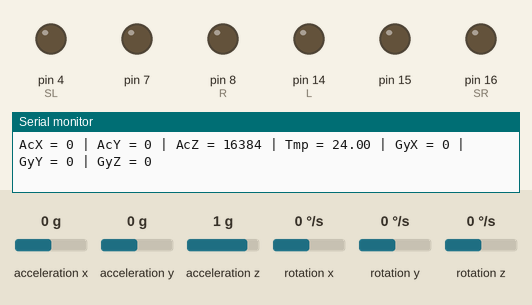
Recording of a sketch running on a simulated Arduino Uno, built with avr-gcc and run on an emulated ATmega328P. Shown: output pins drawn as LEDs (lit = HIGH), the last lines printed to the serial monitor. Wiring (inferred from the names in the program): MPU-6050 motion sensor at I2C address 0x68. Dashed ring = blinking. Inputs (shaded band) come from the test bench; at power-on: acceleration x 0 g, acceleration y 0 g, acceleration z 1 g, rotation x 0 °/s, rotation y 0 °/s, rotation z 0 °/s.

Above: at 1.2 s.
1.3 s: acceleration x set to -0.2 g
2.9 s: acceleration x set to -0.5 g
At 3.54 s:
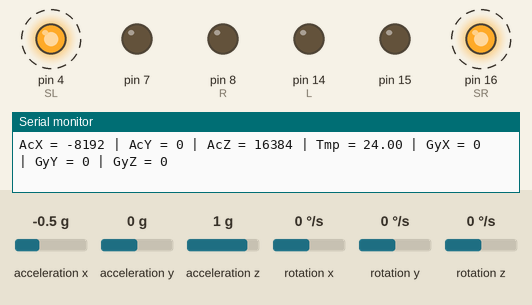
5.9 s: acceleration y set to -0.6 g
8.9 s: acceleration y set to -0.9 g
11.9 s: acceleration y set to 0.8 g
At 14.26 s:
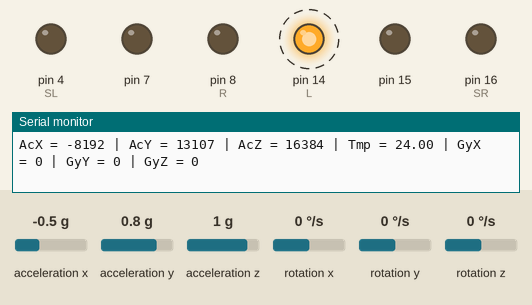
Timing chart, 0 to 15.9 s (numbered marks = the images above; inputs shaded):
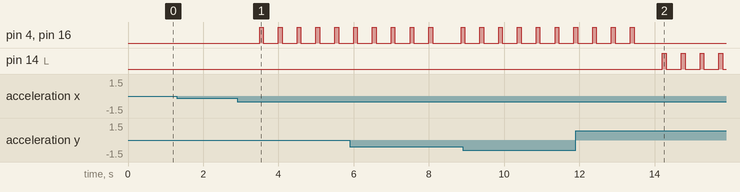

The sketch:

firefly011.ino
```cpp
//********************************************
//-------------------------------------------
//********************************************
// Wearable << Firefly 0.1.1 >> VestSign

// #LaBike <<(+) gadgets 4 Bikes&Bikers (+)>>
// by @GuimaSan 201801 - [CC BY NC]
// @GypsyLab8
// SESCConsolacao Sao Paulo SP BR

// !! ->>> Sensor Model GY521 >> pins 2 and 3
// Referece MPU-6050
// By Arduino User JohnChi
// August 17, 2014
// Public Domain

//********************************************
//-------------------------------------------
//********************************************


#include<Wire.h>
const int MPU_addr=0x68;  // I2C address of the MPU-6050
int16_t AcX,AcY,AcZ,Tmp,GyX,GyY,GyZ;

//LED's Right and Left
int R = 8;
int L = 14;

//STOP RED LED's
int SR = 16;
int SL = 4;

void setup(){
  pinMode(4, OUTPUT);
  pinMode(7, OUTPUT);
  pinMode(8, OUTPUT);
  pinMode(14, OUTPUT);
  pinMode(15, OUTPUT);
  pinMode(16, OUTPUT);

  digitalWrite(4, LOW);
  digitalWrite(7, LOW);
  digitalWrite(8, LOW);
  digitalWrite(14, LOW);
  digitalWrite(15, LOW);
  digitalWrite(16, LOW);


  Wire.begin();
  Wire.beginTransmission(MPU_addr);
  Wire.write(0x6B);  // PWR_MGMT_1 register
  Wire.write(0);     // set to zero (wakes up the MPU-6050)
  Wire.endTransmission(true);
  Serial.begin(9600);    // 9600


}
void loop(){

  digitalWrite(4, LOW);
  digitalWrite(7, LOW);
  digitalWrite(8, LOW);
  digitalWrite(14, LOW);
  digitalWrite(15, LOW);
  digitalWrite(16, LOW);

  Wire.beginTransmission(MPU_addr);
  Wire.write(0x3B);  // starting with register 0x3B (ACCEL_XOUT_H)
  Wire.endTransmission(false);
  Wire.requestFrom(MPU_addr,14,true);  // request a total of 14 registers
  AcX=Wire.read()<<8|Wire.read();  // 0x3B (ACCEL_XOUT_H) & 0x3C (ACCEL_XOUT_L)
  AcY=Wire.read()<<8|Wire.read();  // 0x3D (ACCEL_YOUT_H) & 0x3E (ACCEL_YOUT_L)
  AcZ=Wire.read()<<8|Wire.read();  // 0x3F (ACCEL_ZOUT_H) & 0x40 (ACCEL_ZOUT_L)
  Tmp=Wire.read()<<8|Wire.read();  // 0x41 (TEMP_OUT_H) & 0x42 (TEMP_OUT_L)
  GyX=Wire.read()<<8|Wire.read();  // 0x43 (GYRO_XOUT_H) & 0x44 (GYRO_XOUT_L)
  GyY=Wire.read()<<8|Wire.read();  // 0x45 (GYRO_YOUT_H) & 0x46 (GYRO_YOUT_L)
  GyZ=Wire.read()<<8|Wire.read();  // 0x47 (GYRO_ZOUT_H) & 0x48 (GYRO_ZOUT_L)
  Serial.print("AcX = "); Serial.print(AcX);
  Serial.print(" | AcY = "); Serial.print(AcY);
  Serial.print(" | AcZ = "); Serial.print(AcZ);
  Serial.print(" | Tmp = "); Serial.print(Tmp/340.00+36.53);  //equation for temperature in degrees C from datasheet
  Serial.print(" | GyX = "); Serial.print(GyX);
  Serial.print(" | GyY = "); Serial.print(GyY);
  Serial.print(" | GyZ = "); Serial.println(GyZ);
  delay(333);

//LED Control
  if(AcY > 13000){
    for(int x = 0; x<10; x++){
      digitalWrite(L, HIGH);
      delay(100);
      digitalWrite(L, LOW);
      delay(400);
    }
   }else if(AcY < -13000){
        for(int x = 0; x<10; x++){
          digitalWrite(R, HIGH);
          delay(100);
          digitalWrite(R, LOW);
          delay(400);
        }
      }else if(AcX < -6000){
         for(int x = 0; x<10; x++){
          digitalWrite(SR, HIGH);
          digitalWrite(SL, HIGH);
          delay(100);
          digitalWrite(SR, LOW);
          digitalWrite(SL, LOW);
          delay(400);
          }
        }else{
        digitalWrite(L, LOW);
        digitalWrite(R, LOW);
        digitalWrite(SL, LOW);
        digitalWrite(SR, LOW);
        }

}
```

Measured:
- the behaviour switches between -0.3 and -0.4 g on acceleration x (found by bisection; images 0 and 1)
- after the input at 2.9 s, pin 4 (SL), pin 16 (SR): alternates HIGH for 0.10 s and LOW for 0.40 s, starting after 0.60 s
- after the input at 11.9 s, pin 8 (R): stops changing and stays LOW; pin 14 (L): alternates HIGH for 0.10 s and LOW for 0.40 s, starting after 2.3 s
